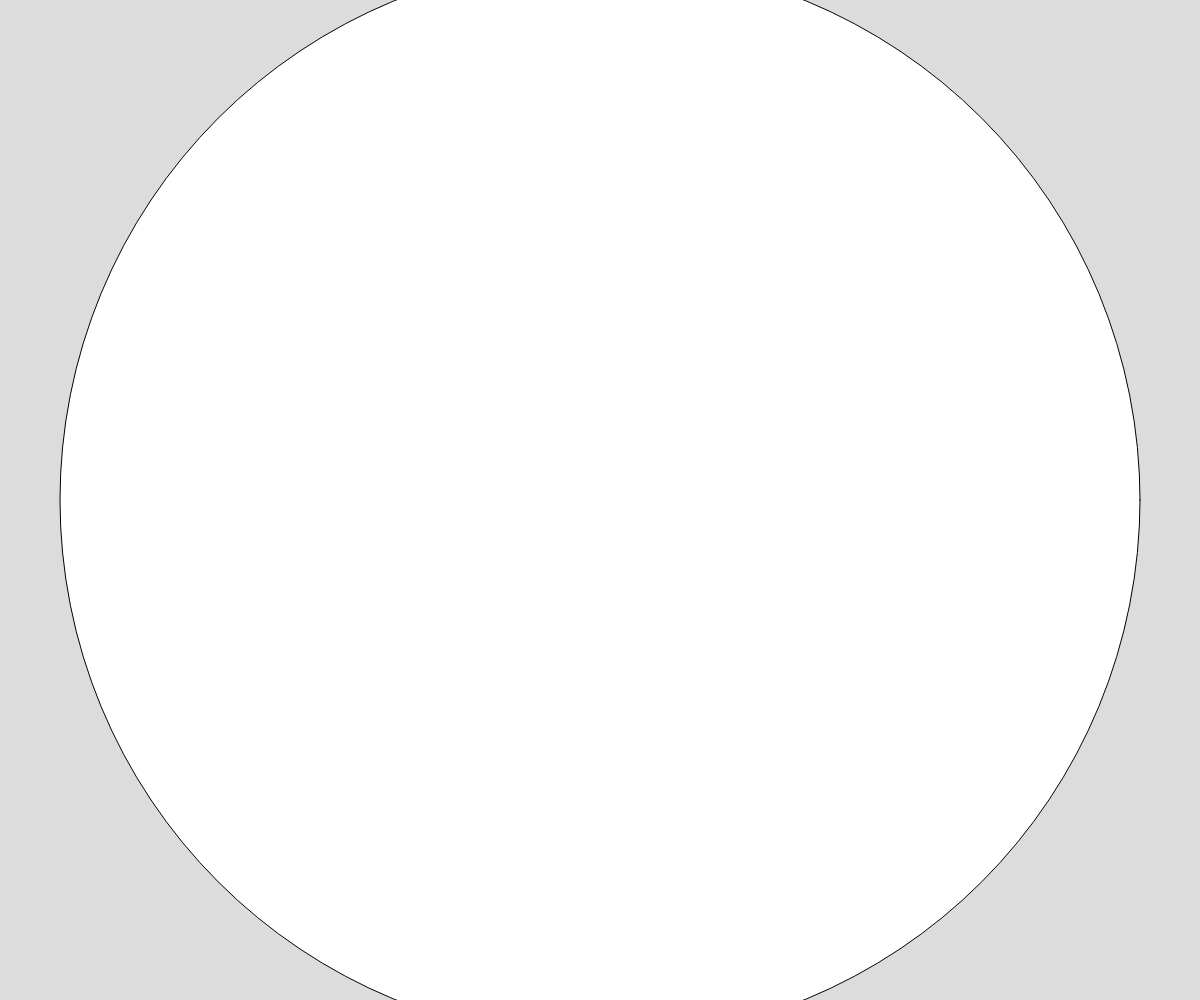
Frame 1 (no input)
Frame 60 (no input): identical to frame 1, image omitted
Frame 120 (the mouse pressed at the canvas centre since frame 60): identical to frame 1, image omitted

The p5.js sketch that drew this single still picture (run headless with seeded random() and noise() and a simulated clock; from frame 60 on, the mouse is pressed at the canvas centre):

// p5.js sketch
// ── sketch.js
function setup() {
  createCanvas(windowWidth, windowHeight);

}

function windowResized() {
  resizeCanvas(windowWidth, windowHeight);
}

function draw() {
  background(220);
  circle(width / 2, height / 2, width*0.9);

}
